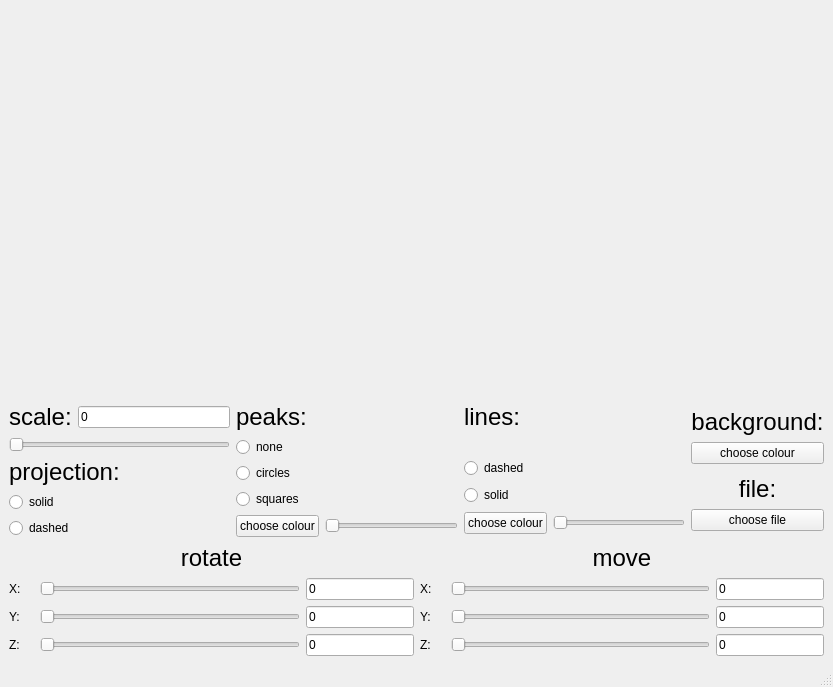
<?xml version="1.0" encoding="UTF-8"?>
<ui version="4.0">
 <class>Window</class>
 <widget class="QMainWindow" name="Window">
  <property name="geometry">
   <rect>
    <x>0</x>
    <y>0</y>
    <width>833</width>
    <height>687</height>
   </rect>
  </property>
  <property name="windowTitle">
   <string>Window</string>
  </property>
  <widget class="QWidget" name="centralwidget">
   <layout class="QGridLayout" name="gridLayout">
    <item row="0" column="0">
     <widget class="QWidget" name="widget" native="true"/>
    </item>
    <item row="1" column="0">
     <layout class="QVBoxLayout" name="verticalLayout_14">
      <item>
       <layout class="QHBoxLayout" name="horizontalLayout_8">
        <item>
         <layout class="QVBoxLayout" name="verticalLayout_12">
          <item>
           <layout class="QHBoxLayout" name="horizontalLayout_7">
            <item>
             <widget class="QLabel" name="label_9">
              <property name="sizePolicy">
               <sizepolicy hsizetype="Preferred" vsizetype="Fixed">
                <horstretch>0</horstretch>
                <verstretch>0</verstretch>
               </sizepolicy>
              </property>
              <property name="font">
               <font>
                <pointsize>18</pointsize>
               </font>
              </property>
              <property name="text">
               <string>scale:</string>
              </property>
             </widget>
            </item>
            <item>
             <widget class="QLineEdit" name="lineEdit_7">
              <property name="text">
               <string>0</string>
              </property>
             </widget>
            </item>
           </layout>
          </item>
          <item>
           <widget class="QSlider" name="horizontalSlider_7">
            <property name="orientation">
             <enum>Qt::Horizontal</enum>
            </property>
           </widget>
          </item>
          <item>
           <layout class="QVBoxLayout" name="verticalLayout_4">
            <item>
             <widget class="QLabel" name="label_10">
              <property name="sizePolicy">
               <sizepolicy hsizetype="Preferred" vsizetype="Fixed">
                <horstretch>0</horstretch>
                <verstretch>0</verstretch>
               </sizepolicy>
              </property>
              <property name="font">
               <font>
                <pointsize>18</pointsize>
               </font>
              </property>
              <property name="text">
               <string>projection:</string>
              </property>
              <property name="alignment">
               <set>Qt::AlignLeading|Qt::AlignLeft|Qt::AlignVCenter</set>
              </property>
             </widget>
            </item>
            <item>
             <layout class="QVBoxLayout" name="verticalLayout_5">
              <item>
               <widget class="QRadioButton" name="radioButton_7">
                <property name="text">
                 <string>solid</string>
                </property>
               </widget>
              </item>
              <item>
               <widget class="QRadioButton" name="radioButton_6">
                <property name="text">
                 <string>dashed</string>
                </property>
               </widget>
              </item>
             </layout>
            </item>
           </layout>
          </item>
         </layout>
        </item>
        <item>
         <layout class="QVBoxLayout" name="verticalLayout_6">
          <item>
           <widget class="QLabel" name="label_11">
            <property name="sizePolicy">
             <sizepolicy hsizetype="Preferred" vsizetype="Fixed">
              <horstretch>0</horstretch>
              <verstretch>0</verstretch>
             </sizepolicy>
            </property>
            <property name="font">
             <font>
              <pointsize>18</pointsize>
             </font>
            </property>
            <property name="text">
             <string>peaks:</string>
            </property>
            <property name="textFormat">
             <enum>Qt::AutoText</enum>
            </property>
            <property name="alignment">
             <set>Qt::AlignLeading|Qt::AlignLeft|Qt::AlignVCenter</set>
            </property>
           </widget>
          </item>
          <item>
           <layout class="QVBoxLayout" name="verticalLayout_7">
            <item>
             <widget class="QRadioButton" name="radioButton">
              <property name="text">
               <string>none</string>
              </property>
             </widget>
            </item>
            <item>
             <widget class="QRadioButton" name="radioButton_2">
              <property name="text">
               <string>circles</string>
              </property>
             </widget>
            </item>
            <item>
             <widget class="QRadioButton" name="radioButton_3">
              <property name="text">
               <string>squares</string>
              </property>
             </widget>
            </item>
            <item>
             <layout class="QHBoxLayout" name="horizontalLayout_14">
              <item>
               <widget class="QPushButton" name="pushButton">
                <property name="text">
                 <string>choose colour</string>
                </property>
               </widget>
              </item>
              <item>
               <widget class="QSlider" name="horizontalSlider_8">
                <property name="orientation">
                 <enum>Qt::Horizontal</enum>
                </property>
               </widget>
              </item>
             </layout>
            </item>
           </layout>
          </item>
         </layout>
        </item>
        <item>
         <layout class="QVBoxLayout" name="verticalLayout_8">
          <item>
           <widget class="QLabel" name="label_12">
            <property name="sizePolicy">
             <sizepolicy hsizetype="Preferred" vsizetype="Fixed">
              <horstretch>0</horstretch>
              <verstretch>0</verstretch>
             </sizepolicy>
            </property>
            <property name="font">
             <font>
              <pointsize>18</pointsize>
             </font>
            </property>
            <property name="text">
             <string>lines:</string>
            </property>
            <property name="alignment">
             <set>Qt::AlignLeading|Qt::AlignLeft|Qt::AlignVCenter</set>
            </property>
           </widget>
          </item>
          <item>
           <layout class="QVBoxLayout" name="verticalLayout_9">
            <item>
             <spacer name="horizontalSpacer">
              <property name="orientation">
               <enum>Qt::Horizontal</enum>
              </property>
              <property name="sizeHint" stdset="0">
               <size>
                <width>40</width>
                <height>20</height>
               </size>
              </property>
             </spacer>
            </item>
            <item>
             <widget class="QRadioButton" name="radioButton_4">
              <property name="text">
               <string>dashed</string>
              </property>
             </widget>
            </item>
            <item>
             <widget class="QRadioButton" name="radioButton_5">
              <property name="text">
               <string>solid</string>
              </property>
             </widget>
            </item>
            <item>
             <layout class="QHBoxLayout" name="horizontalLayout_15">
              <item>
               <widget class="QPushButton" name="pushButton_2">
                <property name="text">
                 <string>choose colour</string>
                </property>
               </widget>
              </item>
              <item>
               <widget class="QSlider" name="horizontalSlider_9">
                <property name="orientation">
                 <enum>Qt::Horizontal</enum>
                </property>
               </widget>
              </item>
             </layout>
            </item>
           </layout>
          </item>
         </layout>
        </item>
        <item>
         <layout class="QVBoxLayout" name="verticalLayout_13">
          <item>
           <layout class="QVBoxLayout" name="verticalLayout_10">
            <item>
             <widget class="QLabel" name="label_13">
              <property name="sizePolicy">
               <sizepolicy hsizetype="Preferred" vsizetype="Fixed">
                <horstretch>0</horstretch>
                <verstretch>0</verstretch>
               </sizepolicy>
              </property>
              <property name="font">
               <font>
                <pointsize>18</pointsize>
               </font>
              </property>
              <property name="text">
               <string>background:</string>
              </property>
              <property name="alignment">
               <set>Qt::AlignCenter</set>
              </property>
             </widget>
            </item>
            <item>
             <widget class="QPushButton" name="pushButton_3">
              <property name="text">
               <string>choose colour</string>
              </property>
             </widget>
            </item>
           </layout>
          </item>
          <item>
           <layout class="QVBoxLayout" name="verticalLayout_11">
            <item>
             <widget class="QLabel" name="label_14">
              <property name="sizePolicy">
               <sizepolicy hsizetype="Preferred" vsizetype="Fixed">
                <horstretch>0</horstretch>
                <verstretch>0</verstretch>
               </sizepolicy>
              </property>
              <property name="font">
               <font>
                <pointsize>18</pointsize>
               </font>
              </property>
              <property name="text">
               <string>file:</string>
              </property>
              <property name="alignment">
               <set>Qt::AlignCenter</set>
              </property>
             </widget>
            </item>
            <item>
             <widget class="QPushButton" name="pushButton_4">
              <property name="text">
               <string>choose file</string>
              </property>
             </widget>
            </item>
           </layout>
          </item>
         </layout>
        </item>
       </layout>
      </item>
      <item>
       <layout class="QHBoxLayout" name="horizontalLayout_10">
        <item>
         <layout class="QVBoxLayout" name="verticalLayout_3">
          <item>
           <widget class="QLabel" name="label_5">
            <property name="sizePolicy">
             <sizepolicy hsizetype="Preferred" vsizetype="Fixed">
              <horstretch>0</horstretch>
              <verstretch>0</verstretch>
             </sizepolicy>
            </property>
            <property name="font">
             <font>
              <pointsize>18</pointsize>
             </font>
            </property>
            <property name="text">
             <string>rotate</string>
            </property>
            <property name="alignment">
             <set>Qt::AlignCenter</set>
            </property>
           </widget>
          </item>
          <item>
           <layout class="QHBoxLayout" name="horizontalLayout_4">
            <item>
             <widget class="QLabel" name="label_6">
              <property name="sizePolicy">
               <sizepolicy hsizetype="Fixed" vsizetype="Fixed">
                <horstretch>0</horstretch>
                <verstretch>0</verstretch>
               </sizepolicy>
              </property>
              <property name="minimumSize">
               <size>
                <width>25</width>
                <height>0</height>
               </size>
              </property>
              <property name="text">
               <string>X:</string>
              </property>
             </widget>
            </item>
            <item>
             <widget class="QSlider" name="xRotSldr">
              <property name="sizePolicy">
               <sizepolicy hsizetype="Expanding" vsizetype="Fixed">
                <horstretch>0</horstretch>
                <verstretch>0</verstretch>
               </sizepolicy>
              </property>
              <property name="orientation">
               <enum>Qt::Horizontal</enum>
              </property>
             </widget>
            </item>
            <item>
             <widget class="QLineEdit" name="lineEdit_4">
              <property name="sizePolicy">
               <sizepolicy hsizetype="Fixed" vsizetype="Fixed">
                <horstretch>0</horstretch>
                <verstretch>0</verstretch>
               </sizepolicy>
              </property>
              <property name="minimumSize">
               <size>
                <width>25</width>
                <height>0</height>
               </size>
              </property>
              <property name="text">
               <string>0</string>
              </property>
             </widget>
            </item>
           </layout>
          </item>
          <item>
           <layout class="QHBoxLayout" name="horizontalLayout_5">
            <item>
             <widget class="QLabel" name="label_7">
              <property name="sizePolicy">
               <sizepolicy hsizetype="Fixed" vsizetype="Fixed">
                <horstretch>0</horstretch>
                <verstretch>0</verstretch>
               </sizepolicy>
              </property>
              <property name="minimumSize">
               <size>
                <width>25</width>
                <height>0</height>
               </size>
              </property>
              <property name="text">
               <string>Y:</string>
              </property>
             </widget>
            </item>
            <item>
             <widget class="QSlider" name="horizontalSlider_5">
              <property name="sizePolicy">
               <sizepolicy hsizetype="Expanding" vsizetype="Fixed">
                <horstretch>0</horstretch>
                <verstretch>0</verstretch>
               </sizepolicy>
              </property>
              <property name="orientation">
               <enum>Qt::Horizontal</enum>
              </property>
             </widget>
            </item>
            <item>
             <widget class="QLineEdit" name="lineEdit_5">
              <property name="sizePolicy">
               <sizepolicy hsizetype="Fixed" vsizetype="Fixed">
                <horstretch>0</horstretch>
                <verstretch>0</verstretch>
               </sizepolicy>
              </property>
              <property name="minimumSize">
               <size>
                <width>25</width>
                <height>0</height>
               </size>
              </property>
              <property name="text">
               <string>0</string>
              </property>
             </widget>
            </item>
           </layout>
          </item>
          <item>
           <layout class="QHBoxLayout" name="horizontalLayout_6">
            <item>
             <widget class="QLabel" name="label_8">
              <property name="sizePolicy">
               <sizepolicy hsizetype="Fixed" vsizetype="Fixed">
                <horstretch>0</horstretch>
                <verstretch>0</verstretch>
               </sizepolicy>
              </property>
              <property name="minimumSize">
               <size>
                <width>25</width>
                <height>0</height>
               </size>
              </property>
              <property name="text">
               <string>Z:</string>
              </property>
             </widget>
            </item>
            <item>
             <widget class="QSlider" name="horizontalSlider_6">
              <property name="sizePolicy">
               <sizepolicy hsizetype="Expanding" vsizetype="Fixed">
                <horstretch>0</horstretch>
                <verstretch>0</verstretch>
               </sizepolicy>
              </property>
              <property name="orientation">
               <enum>Qt::Horizontal</enum>
              </property>
             </widget>
            </item>
            <item>
             <widget class="QLineEdit" name="lineEdit_6">
              <property name="sizePolicy">
               <sizepolicy hsizetype="Fixed" vsizetype="Fixed">
                <horstretch>0</horstretch>
                <verstretch>0</verstretch>
               </sizepolicy>
              </property>
              <property name="minimumSize">
               <size>
                <width>25</width>
                <height>0</height>
               </size>
              </property>
              <property name="text">
               <string>0</string>
              </property>
             </widget>
            </item>
           </layout>
          </item>
         </layout>
        </item>
        <item>
         <layout class="QVBoxLayout" name="verticalLayout_2">
          <item>
           <widget class="QLabel" name="label_4">
            <property name="sizePolicy">
             <sizepolicy hsizetype="Preferred" vsizetype="Fixed">
              <horstretch>0</horstretch>
              <verstretch>0</verstretch>
             </sizepolicy>
            </property>
            <property name="font">
             <font>
              <pointsize>18</pointsize>
             </font>
            </property>
            <property name="text">
             <string>move</string>
            </property>
            <property name="alignment">
             <set>Qt::AlignCenter</set>
            </property>
           </widget>
          </item>
          <item>
           <layout class="QHBoxLayout" name="horizontalLayout">
            <item>
             <widget class="QLabel" name="label">
              <property name="sizePolicy">
               <sizepolicy hsizetype="Fixed" vsizetype="Fixed">
                <horstretch>0</horstretch>
                <verstretch>0</verstretch>
               </sizepolicy>
              </property>
              <property name="minimumSize">
               <size>
                <width>25</width>
                <height>0</height>
               </size>
              </property>
              <property name="text">
               <string>X:</string>
              </property>
             </widget>
            </item>
            <item>
             <widget class="QSlider" name="horizontalSlider">
              <property name="orientation">
               <enum>Qt::Horizontal</enum>
              </property>
             </widget>
            </item>
            <item>
             <widget class="QLineEdit" name="lineEdit">
              <property name="sizePolicy">
               <sizepolicy hsizetype="Fixed" vsizetype="Fixed">
                <horstretch>0</horstretch>
                <verstretch>0</verstretch>
               </sizepolicy>
              </property>
              <property name="minimumSize">
               <size>
                <width>25</width>
                <height>0</height>
               </size>
              </property>
              <property name="text">
               <string>0</string>
              </property>
             </widget>
            </item>
           </layout>
          </item>
          <item>
           <layout class="QHBoxLayout" name="horizontalLayout_2">
            <item>
             <widget class="QLabel" name="label_2">
              <property name="sizePolicy">
               <sizepolicy hsizetype="Fixed" vsizetype="Fixed">
                <horstretch>0</horstretch>
                <verstretch>0</verstretch>
               </sizepolicy>
              </property>
              <property name="minimumSize">
               <size>
                <width>25</width>
                <height>0</height>
               </size>
              </property>
              <property name="text">
               <string>Y:</string>
              </property>
             </widget>
            </item>
            <item>
             <widget class="QSlider" name="horizontalSlider_2">
              <property name="orientation">
               <enum>Qt::Horizontal</enum>
              </property>
             </widget>
            </item>
            <item>
             <widget class="QLineEdit" name="lineEdit_2">
              <property name="sizePolicy">
               <sizepolicy hsizetype="Fixed" vsizetype="Fixed">
                <horstretch>0</horstretch>
                <verstretch>0</verstretch>
               </sizepolicy>
              </property>
              <property name="minimumSize">
               <size>
                <width>25</width>
                <height>0</height>
               </size>
              </property>
              <property name="text">
               <string>0</string>
              </property>
             </widget>
            </item>
           </layout>
          </item>
          <item>
           <layout class="QHBoxLayout" name="horizontalLayout_3">
            <item>
             <widget class="QLabel" name="label_3">
              <property name="sizePolicy">
               <sizepolicy hsizetype="Fixed" vsizetype="Fixed">
                <horstretch>0</horstretch>
                <verstretch>0</verstretch>
               </sizepolicy>
              </property>
              <property name="minimumSize">
               <size>
                <width>25</width>
                <height>0</height>
               </size>
              </property>
              <property name="text">
               <string>Z:</string>
              </property>
             </widget>
            </item>
            <item>
             <widget class="QSlider" name="horizontalSlider_3">
              <property name="orientation">
               <enum>Qt::Horizontal</enum>
              </property>
             </widget>
            </item>
            <item>
             <widget class="QLineEdit" name="lineEdit_3">
              <property name="sizePolicy">
               <sizepolicy hsizetype="Fixed" vsizetype="Fixed">
                <horstretch>0</horstretch>
                <verstretch>0</verstretch>
               </sizepolicy>
              </property>
              <property name="minimumSize">
               <size>
                <width>25</width>
                <height>0</height>
               </size>
              </property>
              <property name="text">
               <string>0</string>
              </property>
             </widget>
            </item>
           </layout>
          </item>
         </layout>
        </item>
       </layout>
      </item>
     </layout>
    </item>
   </layout>
  </widget>
  <widget class="QStatusBar" name="statusbar"/>
 </widget>
 <resources/>
 <connections/>
</ui>
